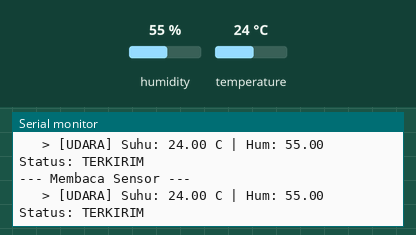
Recording of a sketch running on a simulated ESP32. On the bench: the last lines printed to the serial monitor. Inputs (shaded band) come from the test bench; at power-on: humidity 55 %, temperature 24 °C.

Above: at 10.8 s.
10.9 s: humidity set to 22 %
At 20.5 s:
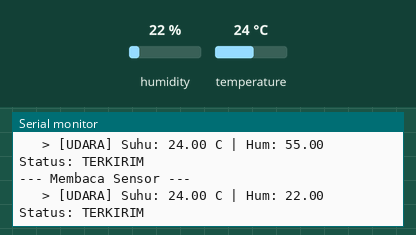
20.9 s: temperature set to 12 °C
At 30.7 s:
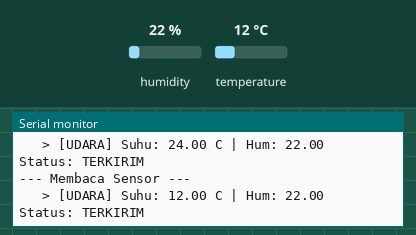
30.9 s: humidity set to 40 %
At 40.9 s:
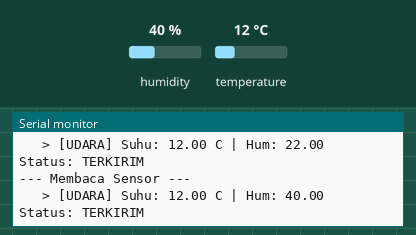
Timing chart, 0 to 42.4 s (numbered marks = the images above; inputs shaded):
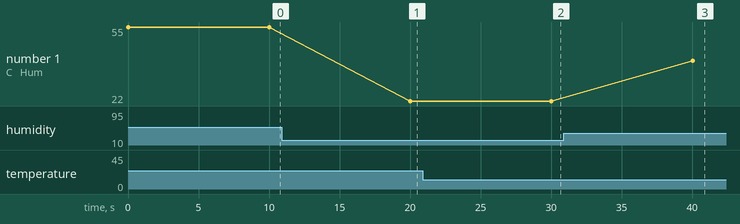

Measured:
- after the input at 10.9 s, the serial monitor: prints a new line after 9.1 s (image 1)
- after the input at 20.9 s, the serial monitor: prints a new line after 9.1 s (image 2)
- after the input at 30.9 s, the serial monitor: prints a new line after 9.1 s (image 3)
- plotted number 1: 55 → 22 after the input at 10.9 s, 22 → 40 after the input at 30.9 s

The sketch:

DHT.ino
```cpp
/*
 PROYEK: TANAH.inc
 ROLE: SENDER NODE - V2 (STABIL)
 Interval: 10 Detik (Agar tidak spamming Central Node)
*/


#include <esp_now.h>
#include <WiFi.h>
#include <esp_wifi.h>
#include <DHT.h>


// --- KONFIGURASI ---
#define ID_NODE 1       // <--- GANTI JADI 2 UNTUK ALAT KEDUA
#define WIFI_CHANNEL 6  // SESUAIKAN DENGAN CENTRAL NODE (Lamo = 6 biasanya)


uint8_t targetMAC[] = {0x88, 0x57, 0x21, 0xB6, 0x45, 0xC4};


#define DHTPIN 32
#define DHTTYPE DHT22
const int soilPin = 35;


// Kalibrasi
const int DRY_VAL = 4095;
const int WET_VAL = 1500;


DHT dht(DHTPIN, DHTTYPE);


typedef struct struct_message {
 int id;
 float temp;
 float hum;
 int soil;
} struct_message;


struct_message myData;
esp_now_peer_info_t peerInfo;


// Fungsi Baca
void bacaDHT() {
 myData.temp = dht.readTemperature();
 myData.hum = dht.readHumidity();
 if (isnan(myData.temp)) { myData.temp = 0; myData.hum = 0; }
  Serial.print("   > [UDARA] Suhu: "); Serial.print(myData.temp);
 Serial.print(" C | Hum: "); Serial.println(myData.hum);
}


void bacaTanah() {
 int raw = analogRead(soilPin);
 myData.soil = map(raw, DRY_VAL, WET_VAL, 0, 100);
 if (myData.soil < 0) myData.soil = 0;
 if (myData.soil > 100) myData.soil = 100;
  Serial.print("   > [TANAH] Soil: "); Serial.print(myData.soil); Serial.println("%");
}


void OnDataSent(const uint8_t *mac_addr, esp_now_send_status_t status) {
 Serial.print("Status: ");
 Serial.println(status == ESP_NOW_SEND_SUCCESS ? "TERKIRIM" : "GAGAL");
}


void setup() {
 Serial.begin(115200);
 dht.begin();
  WiFi.mode(WIFI_STA);
 esp_wifi_set_promiscuous(true);
 esp_wifi_set_channel(WIFI_CHANNEL, WIFI_SECOND_CHAN_NONE);
 esp_wifi_set_promiscuous(false);


 if (esp_now_init() != ESP_OK) return;
 esp_now_register_send_cb(OnDataSent);


 memcpy(peerInfo.peer_addr, targetMAC, 6);
 peerInfo.channel = WIFI_CHANNEL;
 peerInfo.encrypt = false;
 esp_now_add_peer(&peerInfo);
  Serial.print("NODE "); Serial.print(ID_NODE); Serial.println(" SIAP.");
}


void loop() {
 myData.id = ID_NODE;
 Serial.println("\n--- Membaca Sensor ---");


 if (ID_NODE == 1) {
   bacaDHT();
   myData.soil = 0; // Node 1 tidak kirim tanah
 } else {
   bacaTanah();
   myData.temp = 0; // Node 2 tidak kirim suhu
   myData.hum = 0;
 }


 esp_err_t result = esp_now_send(targetMAC, (uint8_t *) &myData, sizeof(myData));
  // DELAY DIPERPANJANG JADI 10 DETIK
 // Agar Central Node punya waktu bernafas untuk upload data Node 1
 // sebelum data Node 2 datang.
 delay(10000);
}
```
